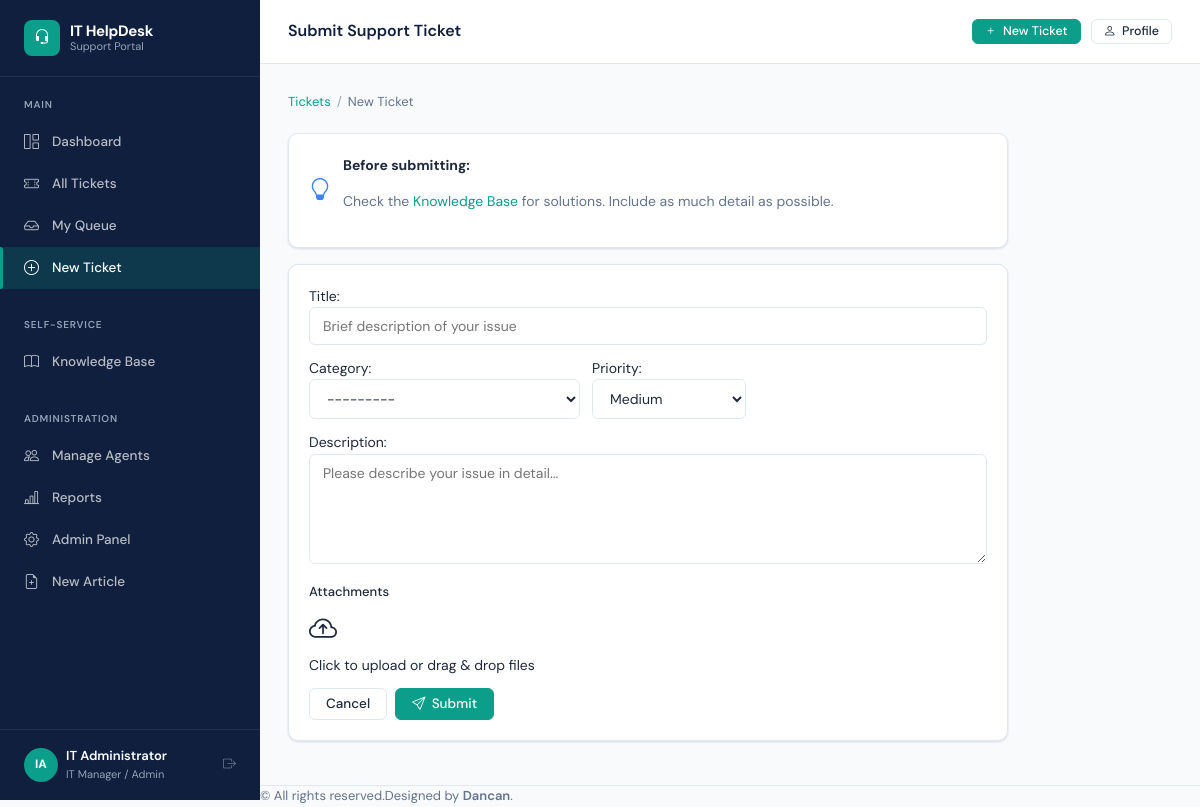
Screenshot of /tickets/submit/ (signed in) with the database file from the repository.
### accounts/models.py (models this page shows, shortened)
class User(AbstractUser):
    ROLE_END_USER = 'end_user'
    ROLE_AGENT = 'agent'
    ROLE_MANAGER = 'manager'
    ROLE_CHOICES = [
        (ROLE_END_USER, 'End User'),
        (ROLE_AGENT, 'IT Support Agent'),
        (ROLE_MANAGER, 'IT Manager / Admin'),
    ]
    role = models.CharField(max_length=20, choices=ROLE_CHOICES, default=ROLE_END_USER)
    department = models.ForeignKey(Department, on_delete=models.SET_NULL, null=True, blank=True, related_name='users')
    phone = models.CharField(max_length=20, blank=True)
    avatar = models.ImageField(upload_to='avatars/', blank=True, null=True)
    job_title = models.CharField(max_length=100, blank=True)
    is_active = models.BooleanField(default=True)
    email_notifications = models.BooleanField(default=True)
    created_at = models.DateTimeField(auto_now_add=True)
    @property
    def is_end_user(self):
        return self.role == self.ROLE_END_USER
    @property
    def is_manager(self):
        return self.role == self.ROLE_MANAGER
    def get_initials(self):
        if self.first_name and self.last_name:
            return f"{self.first_name[0]}{self.last_name[0]}".upper()
        return self.username[:2].upper()

### tickets/views.py (the view, shortened to what this page needs)
# urls.py: path('submit/', views.ticket_submit, name='submit'),
@login_required
def ticket_submit(request):
    form = TicketSubmitForm(request.POST or None, user=request.user)
    return render(request, 'tickets/submit.html', {'form': form})

### tickets/forms.py
class TicketSubmitForm(forms.ModelForm):
    class Meta:
        model = Ticket
        fields = ['title', 'description', 'category', 'priority']
        widgets = {
            'title': forms.TextInput(attrs={
                'class': 'form-control',
                'placeholder': 'Brief description of your issue'
            }),
            'description': forms.Textarea(attrs={
                'class': 'form-control',
                'rows': 5,
                'placeholder': 'Please describe your issue in detail...'
            }),
            'category': forms.Select(attrs={'class': 'form-select'}),
            'priority': forms.Select(attrs={'class': 'form-select'}),
        }
    def __init__(self, *args, **kwargs):
        user = kwargs.pop('user', None)
        super().__init__(*args, **kwargs)
        self.fields['category'].queryset = Category.objects.filter(is_active=True)
        if user and user.is_end_user:
            self.fields['priority'].choices = [
                ('low', 'Low'),
                ('medium', 'Medium'),
                ('high', 'High'),
            ]

### tickets/models.py (called while the page is built)
    def __str__(self):
        return self.name

### templates/tickets/submit.html (shortened to what this page needs)
{% extends "base/base.html" %}
{% block page_title %}Submit Support Ticket{% endblock %}
{% block content %}
<div class="mx-auto" style="max-width:720px;">
  <ul class="breadcrumb">
    <li><a href="{% url 'tickets:list' %}">Tickets</a></li>
    <li>New Ticket</li>
  </ul>
  <div class="card mb-4 bg-light border-primary">
    <div class="card-body d-flex align-items-center gap-3">
      <i class="bi bi-lightbulb" style="font-size:22px; color:#3b82f6;"></i>
      <div>
        <strong>Before submitting:</strong>
        <p class="mb-0 small text-muted">
          Check the <a href="{% url 'knowledge:home' %}">Knowledge Base</a> for solutions. Include as much detail as possible.
        </p>
      </div>
    </div>
  </div>
  <div class="card">
    <div class="card-body">
      <form method="post" enctype="multipart/form-data">
        <div class="mb-3">
          {{ form.title.label_tag }}
          {{ form.title }}
        </div>
        <div class="d-flex gap-3 mb-3">
          <div class="flex-fill">
            {{ form.category.label_tag }}
            {{ form.category }}
          </div>
          <div class="flex-fill">
            {{ form.priority.label_tag }}
            {{ form.priority }}
          </div>
        </div>
        <div class="mb-3">
          {{ form.description.label_tag }}
          {{ form.description }}
        </div>
        <div class="mb-3">
          <label class="form-label">Attachments</label>
          <div id="drop-zone" class="border-dashed p-4 text-center rounded" style="cursor:pointer;" onclick="document.getElementById('id_attachments').click()">
            <i class="bi bi-cloud-arrow-up" style="font-size:28px;"></i>
            <div class="small fw-medium">Click to upload or drag & drop files</div>
          </div>
        </div>
        <div class="d-flex justify-content-end gap-2">
          <a href="{% url 'tickets:list' %}" class="btn btn-outline">Cancel</a>
          <button type="submit" class="btn btn-primary"><i class="bi bi-send"></i> Submit</button>
        </div>
      </form>
    </div>
  </div>
</div>
{% endblock %}

### templates/base/base.html (shortened to what this page needs)
<!DOCTYPE html>
<html lang="en">
<head>
  <link rel="stylesheet" href="https://cdn.jsdelivr.net/npm/bootstrap-icons@1.11.3/font/bootstrap-icons.css">
  <link rel="stylesheet" href="/static/css/main.css">
</head>
<body>
<div class="app-wrapper">
  <aside class="sidebar" id="sidebar">
    <div class="sidebar-brand">
      <div class="sidebar-brand-icon"><i class="bi bi-headset"></i></div>
      <div class="sidebar-brand-text">
        IT HelpDesk
        <small>Support Portal</small>
      </div>
    </div>
    <div class="sidebar-section">
      <div class="sidebar-section-label">Main</div>
      <ul class="sidebar-nav">
        <li>
          <a href="{% url 'dashboard:home' %}" class="{% if request.resolver_match.namespace == 'dashboard' and request.resolver_match.url_name == 'home' %}active{% endif %}">
            <i class="bi bi-grid-1x2"></i> Dashboard
          </a>
        </li>
        <li>
          <a href="{% url 'tickets:list' %}" class="{% if request.resolver_match.namespace == 'tickets' and request.resolver_match.url_name == 'list' %}active{% endif %}">
            <i class="bi bi-ticket-perforated"></i> All Tickets
          </a>
        </li>
        {% if not user.is_end_user %}
        <li>
          <a href="{% url 'tickets:my_queue' %}" class="{% if request.resolver_match.url_name == 'my_queue' %}active{% endif %}">
            <i class="bi bi-inbox"></i> My Queue
          </a>
        </li>
        {% endif %}
        <li>
          <a href="{% url 'tickets:submit' %}" class="{% if request.resolver_match.url_name == 'submit' %}active{% endif %}">
            <i class="bi bi-plus-circle"></i> New Ticket
          </a>
        </li>
      </ul>
    </div>
    <div class="sidebar-section">
      <div class="sidebar-section-label">Self-Service</div>
      <ul class="sidebar-nav">
        <li>
          <a href="{% url 'knowledge:home' %}" class="{% if request.resolver_match.namespace == 'knowledge' %}active{% endif %}">
            <i class="bi bi-book"></i> Knowledge Base
          </a>
        </li>
      </ul>
    </div>
    {% if user.is_manager %}
    <div class="sidebar-section">
      <div class="sidebar-section-label">Administration</div>
      <ul class="sidebar-nav">
        <li>
          <a href="{% url 'accounts:agent_list' %}" class="{% if request.resolver_match.url_name == 'agent_list' %}active{% endif %}">
            <i class="bi bi-people"></i> Manage Agents
          </a>
        </li>
        <li>
          <a href="{% url 'dashboard:reports' %}" class="{% if request.resolver_match.url_name == 'reports' %}active{% endif %}">
            <i class="bi bi-bar-chart-line"></i> Reports
          </a>
        </li>
        <li>
          <a href="/admin/" target="_blank">
            <i class="bi bi-gear"></i> Admin Panel
          </a>
        </li>
        <li>
          <a href="{% url 'knowledge:article_create' %}" class="{% if request.resolver_match.url_name == 'article_create' %}active{% endif %}">
            <i class="bi bi-file-earmark-plus"></i> New Article
          </a>
        </li>
      </ul>
    </div>
    {% endif %}
    <div class="sidebar-footer">
      <div class="sidebar-user d-flex align-items-center gap-2">
        <div class="sidebar-user-avatar">{{ user.get_initials }}</div>
        <div class="sidebar-user-info">
          <div class="sidebar-user-name">{{ user.get_full_name|default:user.username }}</div>
          <div class="sidebar-user-role">{{ user.get_role_display }}</div>
        </div>
        <a href="{% url 'accounts:logout' %}" title="Logout" class="ms-auto text-muted">
          <i class="bi bi-box-arrow-right"></i>
        </a>
      </div>
    </div>
  </aside>
  <div class="main-content">
    <header class="topbar d-flex justify-content-between align-items-center">
      <h1 class="topbar-title mb-0">{% block page_title %}Dashboard{% endblock %}</h1>
      <div class="topbar-actions">
        {% block topbar_actions %}
        <a href="{% url 'tickets:submit' %}" class="btn btn-primary btn-sm">
          <i class="bi bi-plus"></i> New Ticket
        </a>
        <a href="{% url 'accounts:profile' %}" class="btn btn-outline btn-sm">
          <i class="bi bi-person"></i> Profile
        </a>
        {% endblock %}
      </div>
    </header>
    <main class="page-content p-3">
      {% block content %}{% endblock %}
    </main>
    <footer class="footer text-center mt-4 p-3" style="font-size:13px; color:var(--text-muted); border-top:1px solid var(--border);">
      &copy; {{ now|date:"Y" }}All rights reserved.Designed by <a href="https://github.com/Dancanmutuku" target="_blank" style="color:var(--primary); font-weight:600;">Dancan</a>.
    </footer>
  </div>
</div>
</body>
</html>

### rows the page displays
User: get_initials "IA", get_full_name "IT Administrator", role "IT Manager / Admin"
